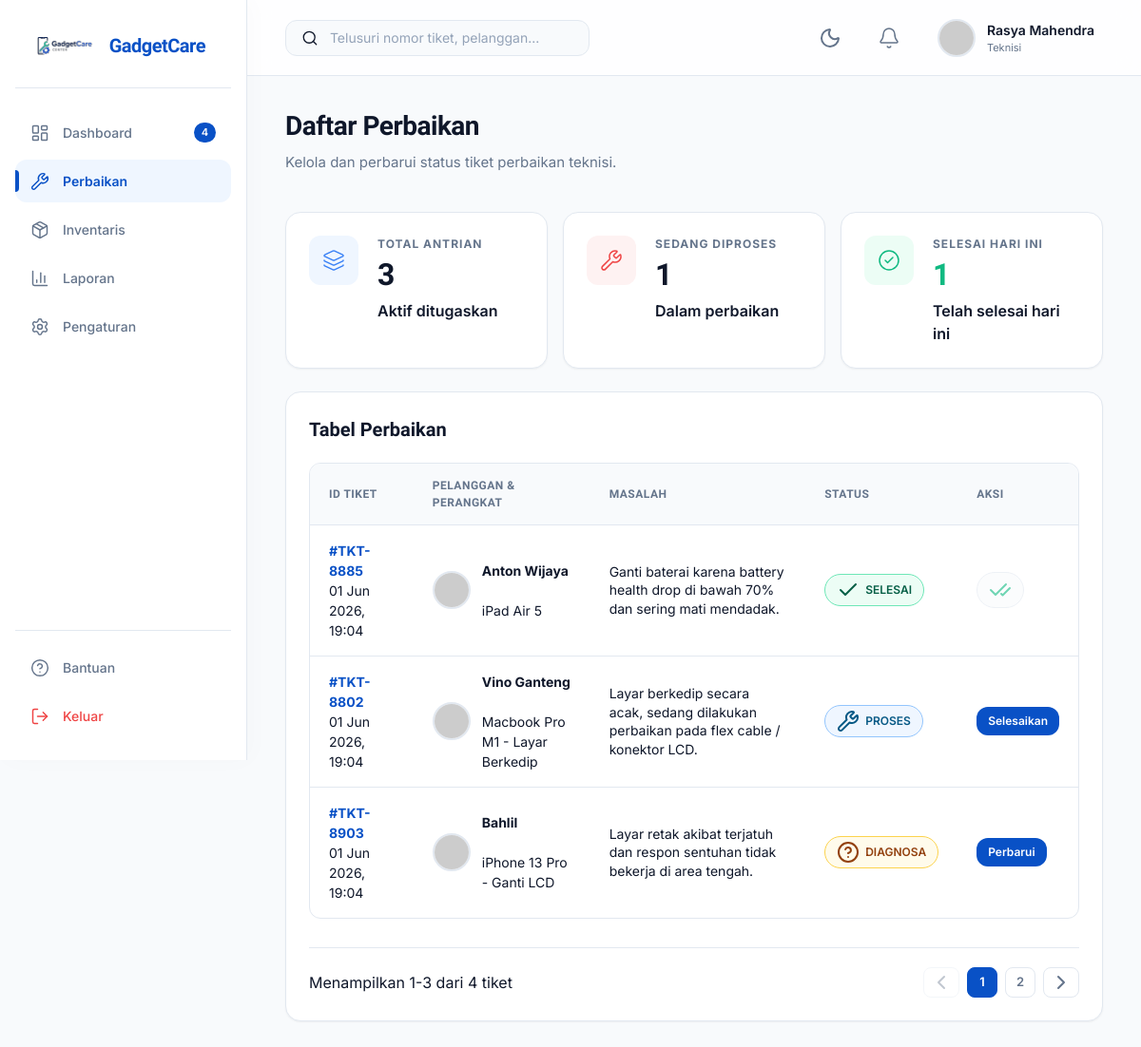
Page /dashboard-teknisi/perbaikan/ (signed in) on the earlier database version.
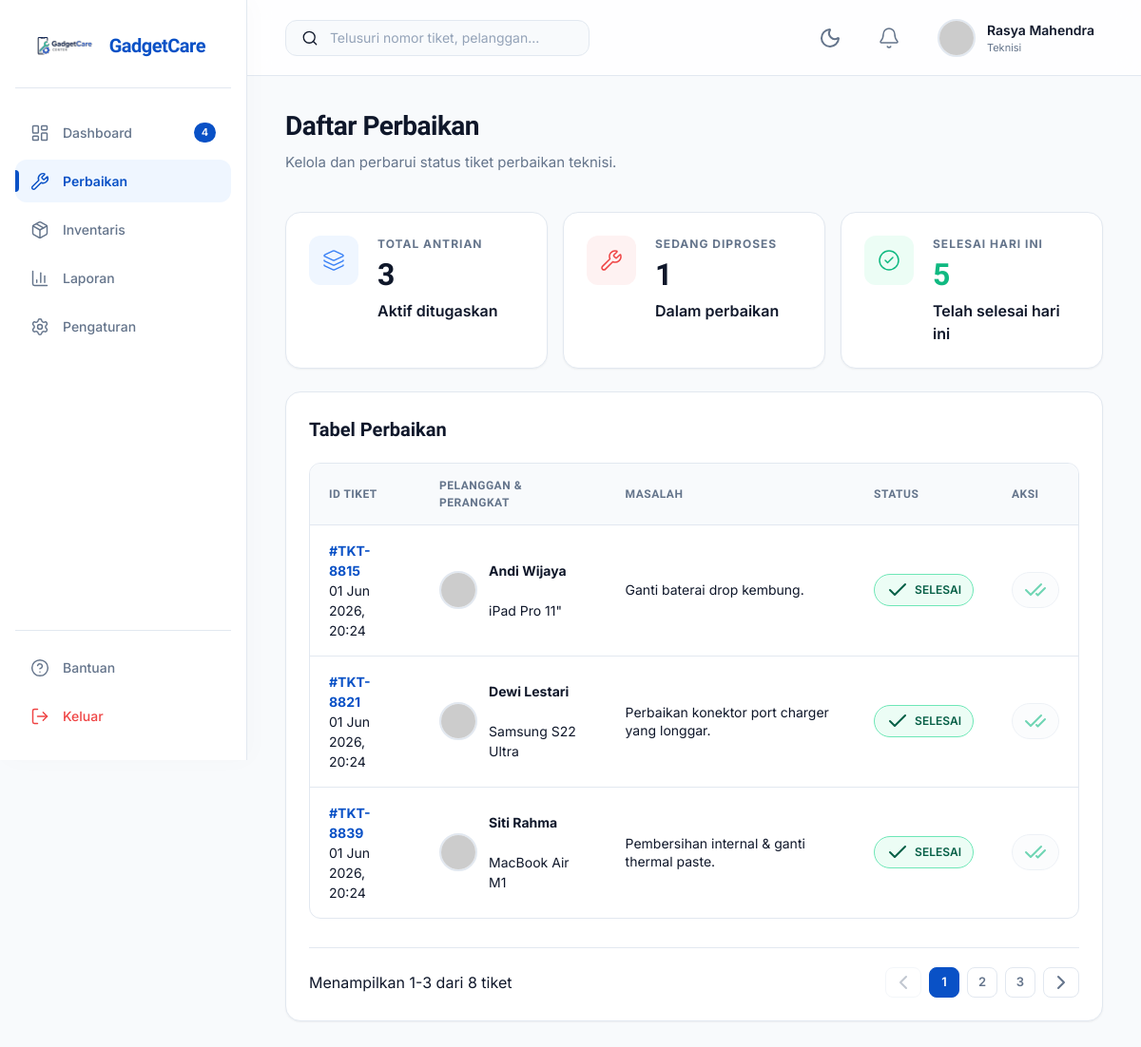
Same page on the later database version.
### core/models.py (models this page shows, shortened)
class Ticket(models.Model):
    STATUS_CHOICES = (
        ('menunggu', 'Menunggu'),
        ('diagnosa', 'Diagnosa'),
        ('perbaikan', 'Proses Perbaikan'),
        ('selesai', 'Selesai'),
    )
    PRIORITY_CHOICES = (
        ('tinggi', 'Tinggi'),
        ('normal', 'Normal'),
        ('rendah', 'Rendah'),
    )
    ticket_number = models.CharField(max_length=20, unique=True)
    customer_name = models.CharField(max_length=100, default='Pelanggan')
    customer_phone = models.CharField(max_length=20, blank=True, null=True, default='')
    device_name = models.CharField(max_length=100)
    device_type = models.CharField(max_length=50) # e.g. Laptop, Smartphone, Tablet
    complaint = models.TextField()
    status = models.CharField(max_length=20, choices=STATUS_CHOICES, default='menunggu')
    priority = models.CharField(max_length=20, choices=PRIORITY_CHOICES, default='normal')
    estimation = models.CharField(max_length=50, default='2 - 3 Hari')
    cost = models.IntegerField(default=0)
    technician = models.ForeignKey(User, on_delete=models.SET_NULL, null=True, blank=True, related_name='tickets')
    created_at = models.DateTimeField(auto_now_add=True)
    updated_at = models.DateTimeField(auto_now=True)

### core/views.py (the view, shortened to what this page needs)
# urls.py: path('dashboard-teknisi/perbaikan/', daftar_perbaikan, name='daftar_perbaikan'),
@login_required
def daftar_perbaikan(request):
    if not hasattr(request.user, 'profile') or request.user.profile.role != 'teknisi':
        messages.error(request, 'Anda tidak memiliki hak akses untuk halaman ini.')
        return redirect('cek_status')
    from django.db.models import Q
    from django.core.paginator import Paginator
    from django.utils import timezone
    tickets_list = Ticket.objects.filter(technician=request.user).order_by('-updated_at')
    q = request.GET.get('q', '').strip()
    total_antrian = Ticket.objects.filter(technician=request.user).exclude(status='selesai').count()
    sedang_diproses = Ticket.objects.filter(technician=request.user, status='perbaikan').count()
    today = timezone.localdate()
    selesai_hari_ini = Ticket.objects.filter(
        technician=request.user,
        status='selesai',
        updated_at__date=today
    ).count()
    paginator = Paginator(tickets_list, 3)
    page_number = request.GET.get('page')
    page_obj = paginator.get_page(page_number)
    available_tickets = Ticket.objects.filter(status='menunggu', technician__isnull=True)
    context = {
        'tickets': page_obj,
        'q': q,
        'total_antrian': total_antrian,
        'sedang_diproses': sedang_diproses,
        'selesai_hari_ini': selesai_hari_ini,
        'available_tickets': available_tickets,
    }
    return render(request, 'dashboard-teknisi-perbaikan.html', context)

### templates/dashboard-teknisi-perbaikan.html (shortened to what the changed rows need)
{% load static %}
<!DOCTYPE html>
<html lang="id" data-colors-mode="light">
<head>
    <link rel="stylesheet" href="{% static 'css/dashboard-teknisi.css' %}">
</head>
<body>
    <div class="dashboard">
        <main class="main-content">
            <section class="greeting animate-fade-in">
                <h1 class="greeting__title text--heading">Daftar Perbaikan</h1>
            </section>
            <section class="stats-grid">
                <article class="stat-card">
                    <div class="stat-card__content">
                        <span class="stat-card__label text--semibold">SELESAI HARI INI</span>
                        <span class="stat-card__value" style="color: var(--color-done)">{{ selesai_hari_ini }}</span>
                        <span class="stat-card__trend text--xs text--secondary">Telah selesai hari ini</span>
                    </div>
                </article>
            </section>
            <section class="tickets-section" style="margin-bottom: 24px;">
                <div class="section-header" style="border: none; padding-bottom: 0;">
                    <h2 class="section-header__title text--heading">Tabel Perbaikan</h2>
                </div>
                <div class="tickets-table">
                    <table class="data-table">
                        <thead>
                            <tr>
                                <th style="width: 15%;">ID Tiket</th>
                                <th style="width: 25%;">Pelanggan & Perangkat</th>
                                <th style="width: 35%;">Masalah</th>
                                <th style="width: 15%;">Status</th>
                                <th style="width: 10%;">Aksi</th>
                            </tr>
                        </thead>
                        <tbody>
                            {% for ticket in tickets %}
                            <tr>
                                <td>
                                    <span class="text--semibold text--link">#{{ ticket.ticket_number|upper }}</span><br>
                                    <span class="text--xs text--secondary">{{ ticket.updated_at|date:"d M Y, H:i" }}</span>
                                </td>
                                <td>
                                    <div class="customer-info-cell">
                                        <img class="customer-avatar"
                                             src="https://ui-avatars.com/api/?name={{ ticket.customer_name|urlencode }}&background=eff6ff&color=0951c6&rounded=true"
                                             alt="Avatar {{ ticket.customer_name }}">
                                        <div class="customer-details">
                                            <strong class="text--sm">{{ ticket.customer_name }}</strong><br>
                                            <span class="text--xs text--secondary">{{ ticket.device_name }}</span>
                                        </div>
                                    </div>
                                </td>
                                <td>
                                    <p class="text--sm" style="line-height: 1.4;">{{ ticket.complaint }}</p>
                                </td>
                                <td>
                                    {% if ticket.status == 'diagnosa' %}
                                        <span class="status-badge-custom status-badge-custom--diagnose">
                                            <i data-lucide="help-circle" size="14"></i>
                                            <span>Diagnosa</span>
                                        </span>
                                    {% elif ticket.status == 'perbaikan' %}
                                        <span class="status-badge-custom status-badge-custom--repair">
                                            <i data-lucide="wrench" size="14"></i>
                                            <span>Proses</span>
                                        </span>
                                    {% elif ticket.status == 'selesai' %}
                                        <span class="status-badge-custom status-badge-custom--done">
                                            <i data-lucide="check" size="14"></i>
                                            <span>Selesai</span>
                                        </span>
                                    {% else %}
                                        <span class="status-badge-custom status-badge-custom--waiting">
                                            <i data-lucide="clock" size="14"></i>
                                            <span>{{ ticket.get_status_display }}</span>
                                        </span>
                                    {% endif %}
                                </td>
                                <td>
                                    {% if ticket.status == 'diagnosa' %}
                                        <a href="{% url 'update_ticket_status' ticket.id 'perbaikan' %}" class="btn btn--primary btn--sm">
                                            Perbarui
                                        </a>
                                    {% elif ticket.status == 'perbaikan' %}
                                        <a href="{% url 'update_ticket_status' ticket.id 'selesai' %}" class="btn btn--primary btn--sm" style="background-color: var(--primary)">
                                            Selesaikan
                                        </a>
                                    {% else %}
                                        <button class="btn btn--secondary btn--sm btn--icon-only" aria-label="Selesai" disabled style="opacity: 0.6; cursor: not-allowed; border-radius: var(--radius-full);">
                                            <i data-lucide="check-check" size="16" style="color: var(--color-done);"></i>
                                        </button>
                                    {% endif %}
                                </td>
                            </tr>
                            {% empty %}
                            <tr>
                                <td colspan="5" class="text--center text--secondary py-6">
                                    Tidak ada tiket perbaikan yang ditemukan.
                                </td>
                            </tr>
                            {% endfor %}
                        </tbody>
                    </table>
                </div>
                {% if tickets.has_other_pages %}
                <div class="custom-pagination">
                    <span class="pagination-summary text--sm text--secondary">
                        Menampilkan {{ tickets.start_index }}-{{ tickets.end_index }} dari {{ tickets.paginator.count }} tiket
                    </span>
                    <div class="pagination-controls">
                        {% if tickets.has_previous %}
                            <a href="?page={{ tickets.previous_page_number }}{% if q %}&q={{ q }}{% endif %}" class="pagination-btn" aria-label="Halaman Sebelumnya">
                                <i data-lucide="chevron-left" size="16"></i>
                            </a>
                        {% else %}
                            <span class="pagination-btn pagination-btn--disabled" aria-label="Halaman Sebelumnya">
                                <i data-lucide="chevron-left" size="16"></i>
                            </span>
                        {% endif %}
                        {% for num in tickets.paginator.page_range %}
                            {% if tickets.number == num %}
                                <span class="pagination-btn pagination-btn--active">{{ num }}</span>
                            {% else %}
                                <a href="?page={{ num }}{% if q %}&q={{ q }}{% endif %}" class="pagination-btn">{{ num }}</a>
                            {% endif %}
                        {% endfor %}
                        {% if tickets.has_next %}
                            <a href="?page={{ tickets.next_page_number }}{% if q %}&q={{ q }}{% endif %}" class="pagination-btn" aria-label="Halaman Berikutnya">
                                <i data-lucide="chevron-right" size="16"></i>
                            </a>
                        {% else %}
                            <span class="pagination-btn pagination-btn--disabled" aria-label="Halaman Berikutnya">
                                <i data-lucide="chevron-right" size="16"></i>
                            </span>
                        {% endif %}
                    </div>
                </div>
                {% endif %}
            </section>
        </main>
    </div>
</body>
</html>

Differences in the rows shown:
removed Ticket: ticket_number "TKT-8885", updated_at "01 Jun 2026, 19:04", customer_name "Anton Wijaya", device_name "iPad Air 5", complaint "Ganti baterai karena battery health drop di bawah 70% dan sering mati mendadak.", status "selesai" (drawn)
removed Ticket: ticket_number "TKT-8802", updated_at "01 Jun 2026, 19:04", customer_name "Vino Ganteng", device_name "Macbook Pro M1 - Layar Berkedip", complaint "Layar berkedip secara acak, sedang dilakukan perbaikan pada flex cable / konektor LCD.", status "perbaikan" (drawn)
removed Ticket: ticket_number "TKT-8903", updated_at "01 Jun 2026, 19:04", customer_name "Bahlil", device_name "iPhone 13 Pro - Ganti LCD", complaint "Layar retak akibat terjatuh dan respon sentuhan tidak bekerja di area tengah.", status "diagnosa" (drawn)
added Ticket: ticket_number "TKT-8815", updated_at "01 Jun 2026, 20:24", customer_name "Andi Wijaya", device_name "iPad Pro 11\"", complaint "Ganti baterai drop kembung.", status "selesai" (drawn)
added Ticket: ticket_number "TKT-8821", updated_at "01 Jun 2026, 20:24", customer_name "Dewi Lestari", device_name "Samsung S22 Ultra", complaint "Perbaikan konektor port charger yang longgar.", status "selesai" (drawn)
added Ticket: ticket_number "TKT-8839", updated_at "01 Jun 2026, 20:24", customer_name "Siti Rahma", device_name "MacBook Air M1", complaint "Pembersihan internal & ganti thermal paste.", status "selesai" (drawn)
Other differences:
{{ selesai_hari_ini }}: "1" → "5"
{{ tickets.paginator.count }}: "4" → "8"
new list line: "3"
